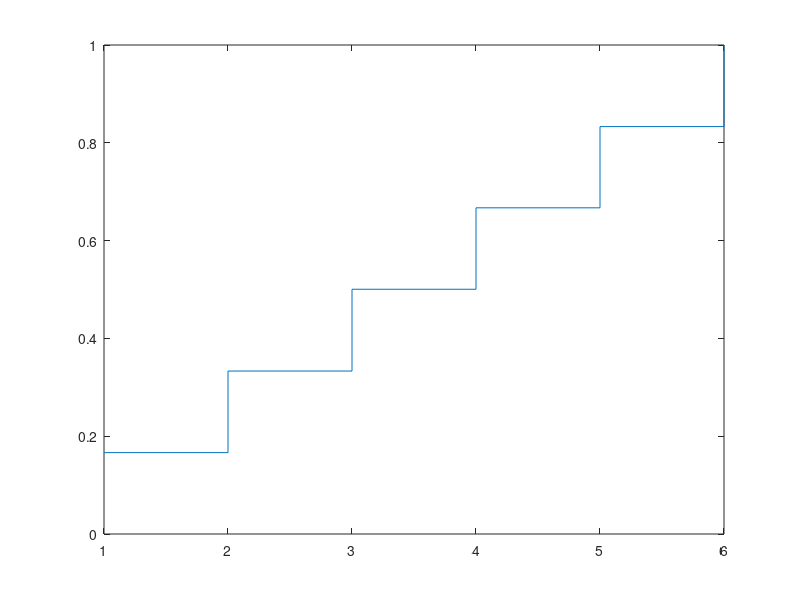

The MATLAB script that drew this image:
x = [1,2,3,4,5,6];

N = 1e6;
lados = 6;
dados = 1;

results = ceil(rand(dados,N)*lados);
prob1 = sum(results==1)/N;
prob2 = sum(results==2)/N;
prob3 = sum(results==3)/N;
prob4 = sum(results==4)/N;
prob5 = sum(results==5)/N;
prob6 = sum(results==6)/N;
prob = [prob1,prob2,prob3,prob4,prob5,prob6];
F = cumsum(prob);
stairs  (x,F)
